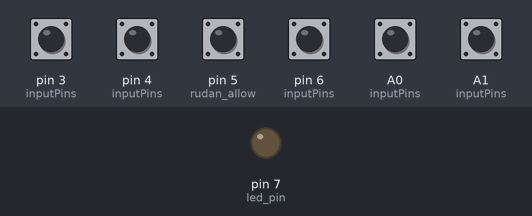
Bench run of a sketch on a simulated Arduino Uno, built with avr-gcc and run on an emulated ATmega328P. On the bench: output pins drawn as LEDs (lit = HIGH). Inputs (shaded band) come from the test bench; at power-on: A0 (inputPins), A1 (inputPins), pin 3 (inputPins), pin 4 (inputPins), pin 5 (rudan_allow), pin 6 (inputPins) HIGH. No radio packets arrive unless stated.

Above: at 1.2 s.
1.3 s: pin 5 (rudan_allow) pulled LOW for 0.15 s
At 1.4 s:
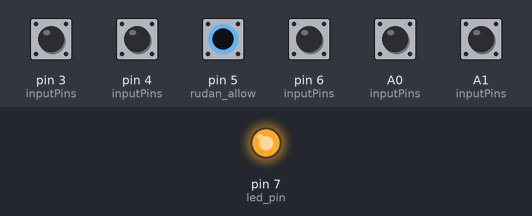
Timing chart, 0 to 4.3 s (numbered marks = the images above; inputs shaded):
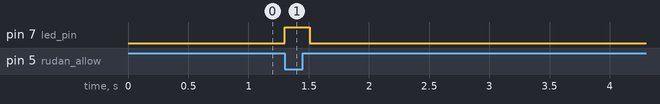

The sketch:

Glaven_kom_mod.ino
```cpp
#include <LoRa.h>
#include <ArduinoJson.h>

#define hod_svetl 3
#define sirena 4
#define zadna_p A0
#define predna_p A1
#define rudan 6
#define rudan_allow 5
#define led_pin 7


#define KM_ID "SZ1265"
#define code_on "on1947"
#define code_off "off1947"

const int inputPins[] = {
  hod_svetl,
  sirena,
  zadna_p,
  predna_p,
  rudan,
  rudan_allow
};

bool lastStates[sizeof(inputPins) / sizeof(inputPins[0])] = {0};

void setup() {
  Serial.begin(112500);

  for (int i = 0; i < sizeof(inputPins) / sizeof(inputPins[0]); i++) {
    pinMode(inputPins[i], INPUT_PULLUP);
  }

  pinMode(led_pin, OUTPUT);


  if(!LoRa.begin(433E6)){
      Serial.println("LoRa transmitter not working");
  }
  LoRa.setSpreadingFactor(7);
  LoRa.setSignalBandwidth(125E3);
  LoRa.setCodingRate4(5);
  LoRa.enableCrc();

}
void loop() {

  for (int i = 0; i < sizeof(inputPins) / sizeof(inputPins[0]); i++) {
    int pin = inputPins[i];
    bool currentState = digitalRead(pin);

    if (currentState != lastStates[i]) {
      lastStates[i] = currentState;

      switch (pin) {
        case hod_svetl:
          data_handler("hod_svetl", !currentState);
          break;
        case sirena:
          data_handler("sirena", !currentState);
          break;
        case zadna_p:
          data_handler("zadna_p", !currentState);
          break;
        case predna_p:
          data_handler("predna_p", !currentState);
          break;
        case rudan_allow:
          if(!digitalRead(rudan_allow) == 0){
            data_handler("rudan", 0);
            digitalWrite(led_pin, LOW);
          }else{
            digitalWrite(led_pin, HIGH);
          }
          break;
        case rudan:
          if(!digitalRead(rudan_allow) == 0){
            data_handler("rudan", 0);
          }else{
            data_handler("rudan", !currentState);
          }
          break;


      }
    }
  }
}
void data_handler(String my_component, bool my_state){
  String my_command = KM_ID+my_component;
  if(my_state == 1){
    my_command+=code_on;
  }else{
    my_command+=code_off;
  }
  LoRa.beginPacket();
  LoRa.print(my_command);
  LoRa.endPacket();
}
```

Measured:
- after the input at 1.3 s, pin 7 (led_pin): LOW → HIGH at once, → LOW 0.21 s later
